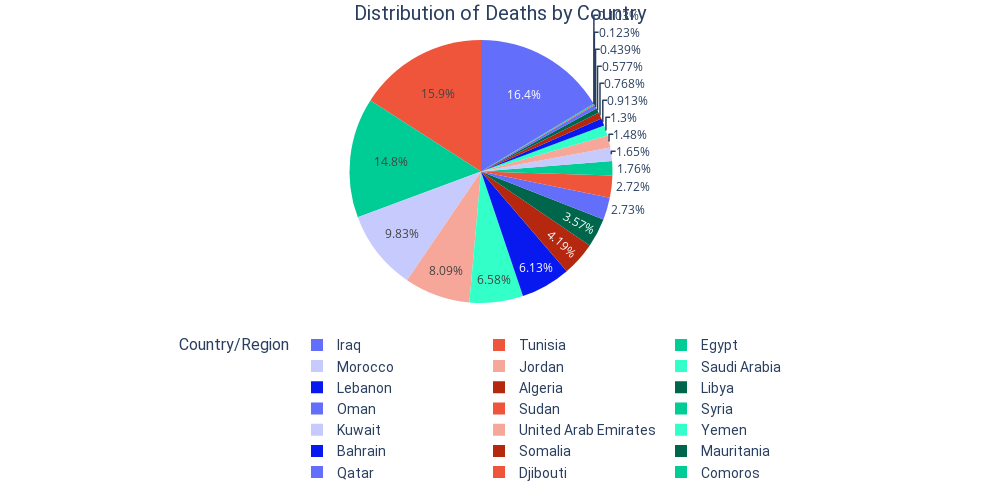

The notebook cell saved with this chart:
### Code cell
fig2=px.pie(arab,values='Deaths', names = 'Country_Region',color_discrete_sequence=['#636EFA', '#EF553B', '#00CC96'])
fig2.update_layout(
    title_text='Distribution of Deaths by Country',
    title_font_size=20,
    title_font_family='Roboto',                # Modern and clean font
    title_x=0.5,                              # Center the title
    title_xanchor='center',
    legend_title_text='Country/Region',
    legend_title_font_size=16,
    legend_font_size=14,
    legend_font_family='Roboto',               # Consistent font with title
    legend_orientation='h',                    # Horizontal legend
    margin=dict(t=40, b=40, l=40, r=40),      # Balanced margins
    height=500,                               # Appropriate height
    width=1000                                 # Appropriate width
)


# Show the figure
fig2.show()

### Figure 1 — Plotly figure (JSON) as saved in the notebook; plotly's stock layout.template omitted (floating-point values rounded to 4 significant figures; data arrays with more than 128 entries replaced by an {"elided": "..."} marker saying what was removed)
{"data": [{"domain": {"x": [0, 1], "y": [0, 1]}, "hovertemplate": "Country_Region=%{label}<br>Deaths=%{value}<extra></extra>", "labels": {"elided": "22683 str values"}, "legendgroup": "", "name": "", "showlegend": true, "type": "pie", "values": {"elided": "22683 int values"}}], "layout": {"height": 500, "legend": {"font": {"family": "Roboto", "size": 14}, "orientation": "h", "title": {"font": {"size": 16}, "text": "Country/Region"}, "tracegroupgap": 0}, "margin": {"b": 40, "l": 40, "r": 40, "t": 40}, "piecolorway": ["#636EFA", "#EF553B", "#00CC96"], "title": {"font": {"family": "Roboto", "size": 20}, "text": "Distribution of Deaths by Country", "x": 0.5, "xanchor": "center"}, "width": 1000}}
